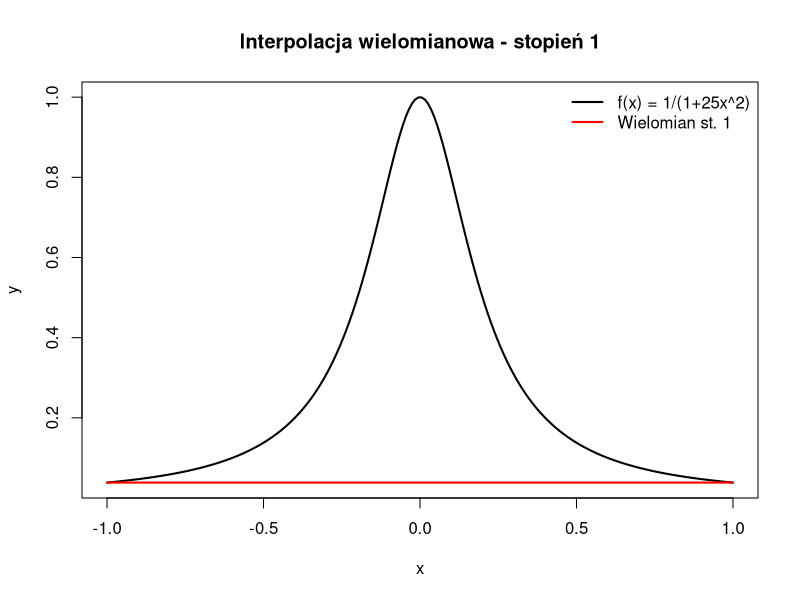
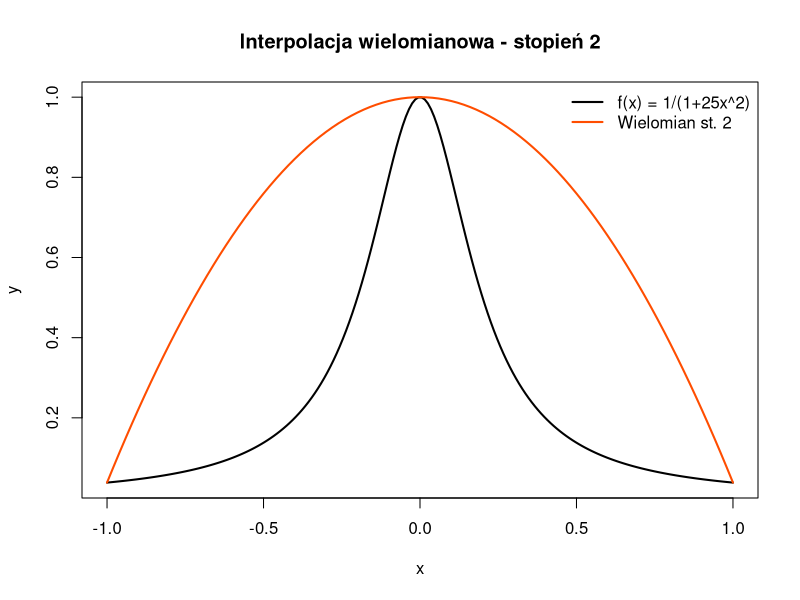
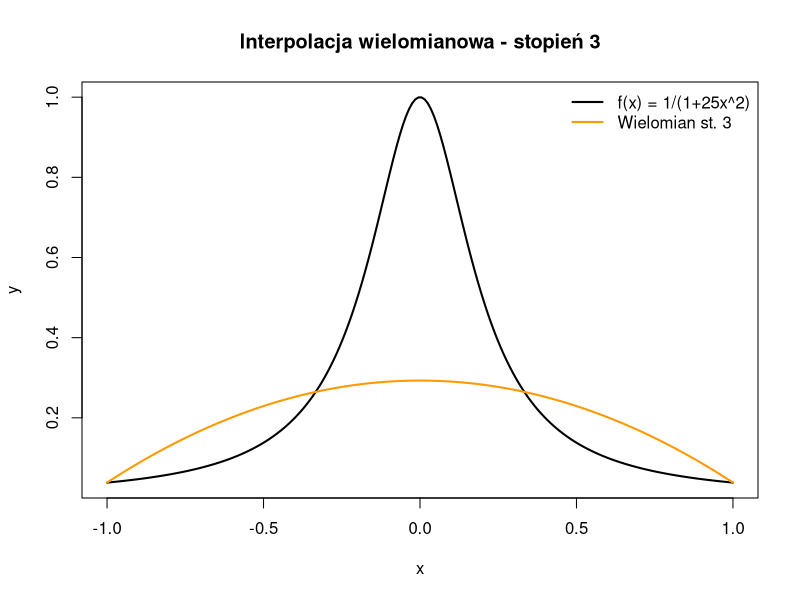
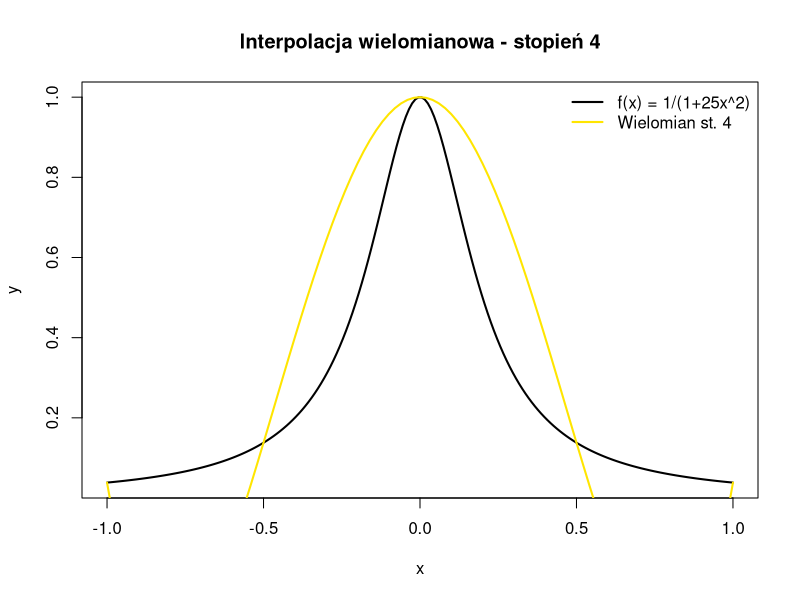
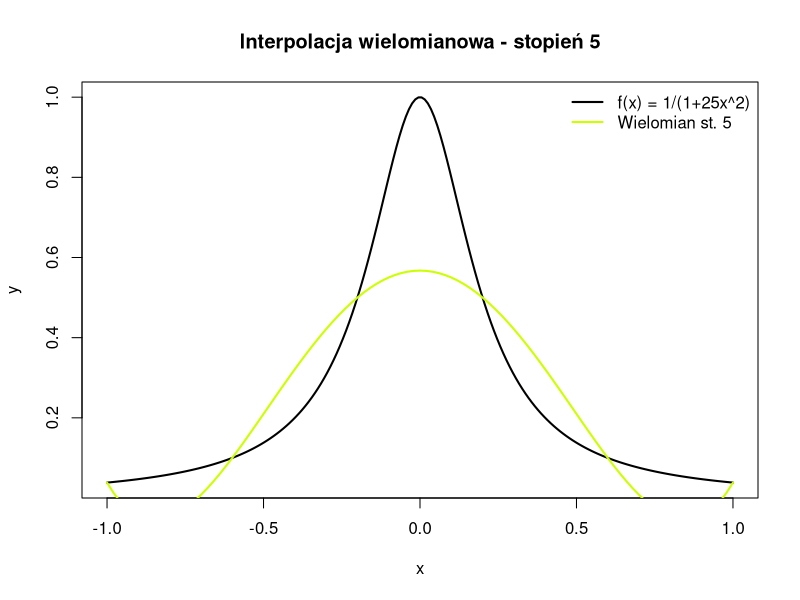
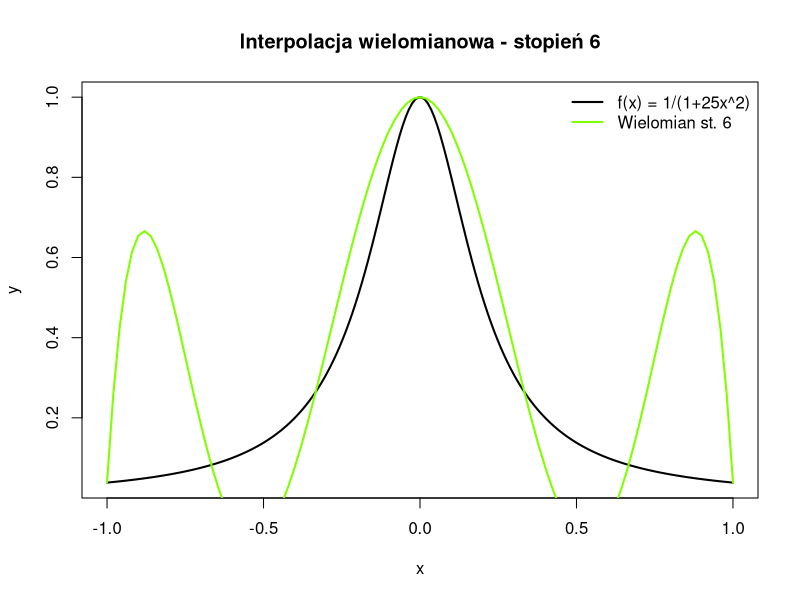
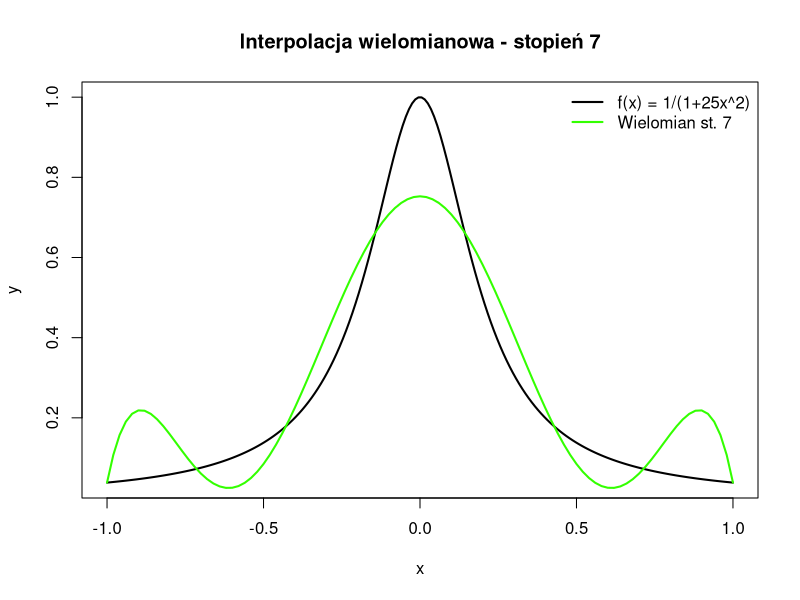
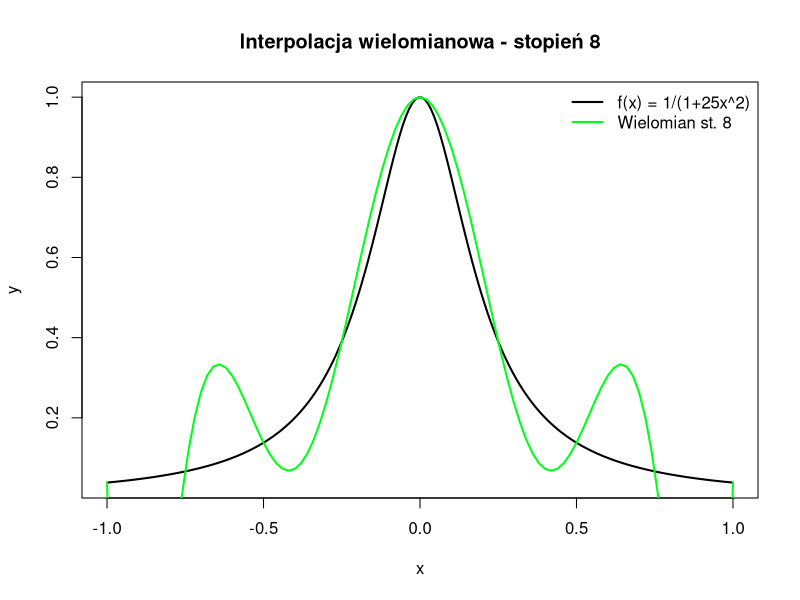

The R script that drew these images, in order:
library(polynom)
set.seed(111)
f <- function(x) 1 / (1 + 25 * x^2)
x_grid <- seq(from = -1, to = 1, length.out = 200)

pdf("wykresy_zadanie_4_2.pdf", width = 8, height = 6)
kolory <- rainbow(20)
for (n in 1:20) {
  plot(x_grid, f(x_grid), col = "black", type = "l", lwd = 2, 
       main = paste("Interpolacja wielomianowa - stopień", n), 
       xlab = "x", ylab = "y")
  x<-seq(-1, 1, length.out = n + 1)
  y<-f(x)
  
  p<-poly.calc(x, y)
  p_f<-as.function(p)
  curve(p_f, from = -1, to = 1, add = TRUE, col = kolory[n], lwd = 2)
  legend("topright", legend = c("f(x) = 1/(1+25x^2)", paste("Wielomian st.", n)), 
         col = c("black", kolory[n]), lty = 1, lwd = 2, bty = "n")
}

dev.off()
print("Utworzono PDF")
